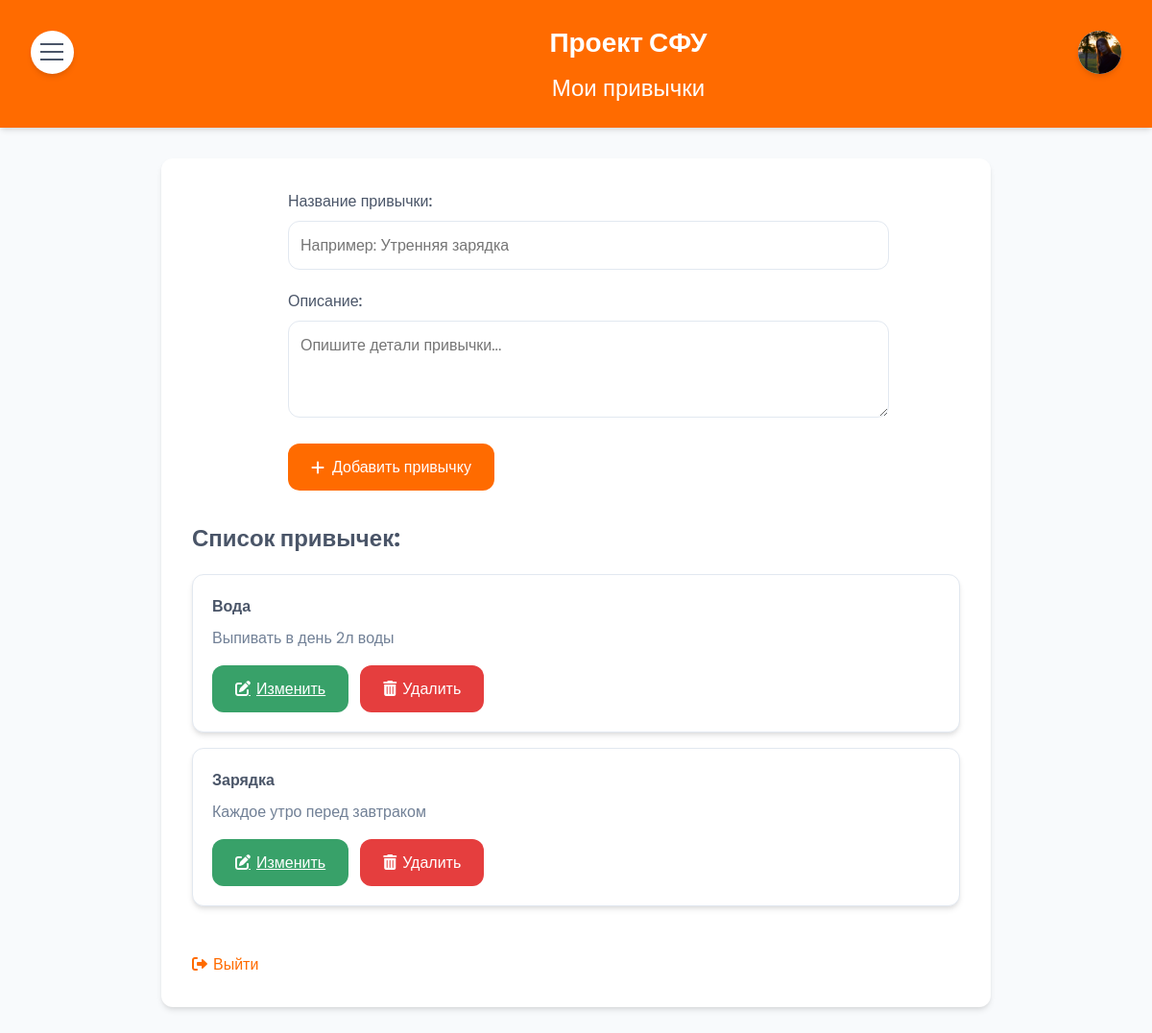
The app's page /habits/ (signed in) with its own data.
### myapp/models.py (models this page shows, shortened)
class CustomUser(AbstractUser):
    profile_picture = models.ImageField(upload_to='profile_pics/', blank=True, null=True)
    bio = models.TextField(blank=True, null=True)
    first_name = models.CharField(max_length=30, blank=True)
    last_name = models.CharField(max_length=30, blank=True)
    groups = models.ManyToManyField(
        Group,
        verbose_name=_('groups'),
        blank=True,
        help_text=_(
            'The groups this user belongs to. A user will get all permissions '
            'granted to each of their groups.'
        ),
        related_name="customuser_set",
    )
    user_permissions = models.ManyToManyField(
        Permission,
        verbose_name=_('user permissions'),
        blank=True,
        help_text=_('Specific permissions for this user.'),
        related_name="customuser_set",
    )
    class Meta:
        verbose_name = "Пользователь"
        verbose_name_plural = "Пользователи"

class Habit(models.Model):
    user = models.ForeignKey(settings.AUTH_USER_MODEL, on_delete=models.CASCADE)  # Исправлена связь с пользователем
    name = models.CharField(max_length=100)  # Название привычки
    description = models.TextField(blank=True)  # Описание привычки
    created_at = models.DateTimeField(auto_now_add=True)  # Дата создания

### myapp/views.py (the view)
# urls.py: path('habits/', views.dashboard, name='habits'),
@login_required
def dashboard(request):
    if request.method == 'POST':
        form = HabitForm(request.POST)
        if form.is_valid():
            habit = form.save(commit=False)
            habit.user = request.user
            habit.save()
            return redirect('dashboard')
    else:
        form = HabitForm()
    user_habits = Habit.objects.filter(user=request.user)
    return render(request, 'habits/main_page.html', {'form': form, 'habits': user_habits})

### myapp/forms.py
class HabitForm(forms.ModelForm):
    class Meta:
        model = Habit
        fields = ['name', 'description']

### templates/habits/main_page.html (shortened to what this page needs)
<!DOCTYPE html>
<html lang="ru">
<head>
    {% load static %}
        <link rel="stylesheet" type="text/css" href="{% static 'css/main_page.css' %}">
    <link rel="stylesheet" href="https://cdnjs.cloudflare.com/ajax/libs/font-awesome/6.0.0-beta3/css/all.min.css">
</head>
<body>
    <div class="user-icon">
        <a href="{% url 'profile' %}">
            {% if request.user.profile_picture %}
                <img src="{{ request.user.profile_picture.url }}" alt="Profile">
            {% else %}
                <i data-feather="user"></i>
            {% endif %}
        </a>
    </div>
    <nav class="navbar">
    </nav>
    <div class="header">
        <div class="header-content">
            <div class="logo">Проект СФУ</div>
            <h1>Мои привычки</h1>
        </div>
    </div>
    <div class="container">
        <div class="habit-form-container">
            <form method="post" class="habit-form">
                <div class="form-group">
                    <label for="id_name" class="form-label">Название привычки:</label>
                    <input type="text" name="name" id="id_name" class="form-input" required placeholder="Например: Утренняя зарядка">
                </div>
                <div class="form-group">
                    <label for="id_description" class="form-label">Описание:</label>
                    <textarea name="description" id="id_description" class="form-textarea" rows="3" placeholder="Опишите детали привычки..."></textarea>
                </div>
                <button type="submit" class="btn btn-primary">
                    <i class="fas fa-plus" style="margin-right: 8px;"></i> Добавить привычку
                </button>
            </form>
        </div>
        <h2>Список привычек:</h2>
        {% if habits %}
            <ul class="habit-list">
                {% for habit in habits %}
                    <li class="habit-item">
                        <div class="habit-name">{{ habit.name }}</div>
                        {% if habit.description %}
                            <div class="habit-description">{{ habit.description }}</div>
                        {% endif %}
                        <div class="habit-actions">
                            <a href="{% url 'edit_habit' habit.id %}" class="btn btn-edit">
                                <i class="fas fa-edit" style="margin-right: 6px;"></i>Изменить
                            </a>
                            <form method="post" action="{% url 'delete_habit' habit.id %}" style="display: inline;">
                                <button type="submit" class="btn btn-delete" onclick="return confirm('Вы уверены, что хотите удалить эту привычку?')">
                                    <i class="fas fa-trash-alt" style="margin-right: 6px;"></i>Удалить
                                </button>
                            </form>
                        </div>
                    </li>
                {% endfor %}
            </ul>
        {% else %}
            <div class="empty-state">
                <i class="fas fa-clipboard-list"></i>
                <h3>У вас пока нет привычек</h3>
                <p>Добавьте свою первую привычку, используя форму выше</p>
            </div>
        {% endif %}
        <a href="{% url 'logout' %}" class="logout-link">
            <i class="fas fa-sign-out-alt" style="margin-right: 6px;"></i>Выйти
        </a>
    </div>
</body>
</html>

### static/css/main_page.css (style rules this page uses)
:root { --borderRadius: 12px; --spacer: 1rem; --primary: #406ff3; --text: #4a5568; --text-light: #718096; --bg: #f8fafc; --bg-secondary: #ffffff; --bg-nav: #ffffff; --shadow: 0 4px 6px -1px rgba(0, 0, 0, 0.1), 0 2px 4px -1px rgba(0, 0, 0, 0.06); --shadow-md: 0 4px 6px -1px rgba(0, 0, 0, 0.1), 0 2px 4px -1px rgba(0, 0, 0, 0.06); --linkHeight: calc(var(--spacer) * 3.5); --timing: 250ms; --transition: all var(--timing) ease; --accent: #ff6b00; --accent-hover: #e05d00; }
body { font-family: 'Poppins', sans-serif; background-color: var(--bg); color: var(--text); margin: 0; padding: 0; transition: var(--transition); }
.user-icon { position: absolute; top: calc(var(--spacer) * 2); right: calc(var(--spacer) * 2); width: calc(var(--linkHeight) * 0.8); height: calc(var(--linkHeight) * 0.8); border-radius: 50%; overflow: hidden; display: flex; align-items: center; justify-content: center; background-color: var(--bg-nav); box-shadow: var(--shadow); z-index: 1001; transition: var(--transition); }
.user-icon a { display: flex; width: 100%; height: 100%; align-items: center; justify-content: center; }
.user-icon img { width: 100%; height: 100%; object-fit: cover; }
.navbar { position: absolute; top: calc(var(--spacer) * 2); left: calc(var(--spacer) * 2); background: var(--bg-nav); border-radius: 50%; box-shadow: var(--shadow); width: calc(var(--linkHeight) * 0.8); height: calc(var(--linkHeight) * 0.8); padding: 0; display: flex; flex-direction: column; align-items: center; justify-content: center; z-index: 1000; transition: all 300ms ease; overflow: hidden; }
.navbar::before { content: ''; position: absolute; width: 24px; height: 2px; background: var(--text); transition: all 300ms ease; box-shadow: 0 8px 0 var(--text), 0 -8px 0 var(--text); }
.header { background-color: var(--accent); color: white; padding: 1.5rem; text-align: center; box-shadow: var(--shadow); transition: var(--transition); }
.header-content { max-width: 1200px; margin: 0 auto; padding-left: calc(var(--linkHeight) * 0.8 + var(--spacer) * 4); }
.logo { font-size: 1.75rem; font-weight: 700; margin-bottom: 0.5rem; }
.header h1 { margin: 0; font-size: 1.5rem; font-weight: 500; }
.container { max-width: 800px; margin: 2rem auto; padding: 2rem; background-color: var(--bg-secondary); border-radius: var(--borderRadius); box-shadow: var(--shadow); transition: var(--transition); }
.habit-form-container { display: flex; justify-content: center; margin-bottom: 2rem; }
.habit-form { width: 100%; max-width: 600px; }
.form-group { margin-bottom: 1.25rem; }
.form-label { display: block; margin-bottom: 0.5rem; font-weight: 500; color: var(--text); }
.form-input, .form-textarea { width: 100%; padding: 0.75rem; border: 1px solid #e2e8f0; border-radius: var(--borderRadius); font-family: 'Poppins', sans-serif; font-size: 1rem; transition: var(--transition); background-color: var(--bg-secondary); color: var(--text); }
.btn { display: inline-flex; align-items: center; justify-content: center; padding: 0.75rem 1.5rem; border: none; border-radius: var(--borderRadius); font-family: 'Poppins', sans-serif; font-size: 1rem; font-weight: 500; cursor: pointer; transition: var(--transition); }
.btn-primary { background-color: var(--accent); color: white; }
.btn-edit { background-color: #38a169; color: white; }
.btn-delete { background-color: #e53e3e; color: white; }
.habit-list { list-style: none; padding: 0; }
.habit-item { background-color: var(--bg-secondary); padding: 1.25rem; margin-bottom: 1rem; border-radius: var(--borderRadius); border: 1px solid #e2e8f0; box-shadow: var(--shadow); transition: var(--transition); }
.habit-name { font-weight: 600; margin-bottom: 0.5rem; color: var(--text); }
.habit-description { color: var(--text-light); margin-bottom: 1rem; }
.habit-actions { display: flex; gap: 0.75rem; }
.logout-link { display: inline-block; margin-top: 2rem; color: var(--accent); text-decoration: none; font-weight: 500; transition: var(--transition); }

### records on screen
CustomUser: user.profile_picture (picture)
Habit: name "Вода", description "Выпивать в день 2л воды"
Habit: name "Зарядка", description "Каждое утро перед завтраком"
